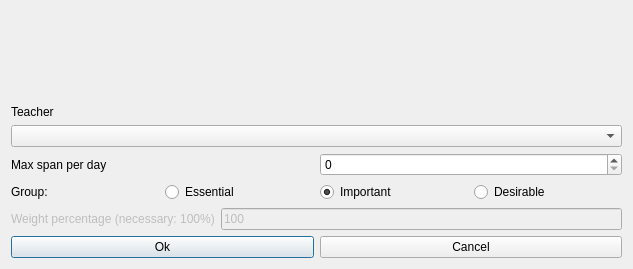
<?xml version="1.0" encoding="UTF-8"?>
<ui version="4.0">
 <class>ModifyConstraintTeacherMaxSpanPerDayForm_template</class>
 <widget class="QDialog" name="ModifyConstraintTeacherMaxSpanPerDayForm_template">
  <property name="geometry">
   <rect>
    <x>0</x>
    <y>0</y>
    <width>633</width>
    <height>269</height>
   </rect>
  </property>
  <property name="windowTitle">
   <string extracomment="This is the title of the dialog to modify a constraint of this type">Modify teacher max span per day</string>
  </property>
  <layout class="QVBoxLayout" name="verticalLayout_2">
   <item>
    <spacer name="spacer4">
     <property name="orientation">
      <enum>Qt::Vertical</enum>
     </property>
     <property name="sizeType">
      <enum>QSizePolicy::Expanding</enum>
     </property>
     <property name="sizeHint" stdset="0">
      <size>
       <width>99</width>
       <height>99</height>
      </size>
     </property>
    </spacer>
   </item>
   <item>
    <layout class="QVBoxLayout" name="verticalLayout">
     <item>
      <widget class="QLabel" name="teacherTextLabel">
       <property name="frameShape">
        <enum>QFrame::NoFrame</enum>
       </property>
       <property name="frameShadow">
        <enum>QFrame::Plain</enum>
       </property>
       <property name="text">
        <string>Teacher</string>
       </property>
       <property name="wordWrap">
        <bool>false</bool>
       </property>
      </widget>
     </item>
     <item>
      <widget class="QComboBox" name="teachersComboBox">
       <property name="editable">
        <bool>false</bool>
       </property>
       <property name="insertPolicy">
        <enum>QComboBox::NoInsert</enum>
       </property>
       <property name="autoCompletion">
        <bool>false</bool>
       </property>
       <property name="duplicatesEnabled">
        <bool>false</bool>
       </property>
      </widget>
     </item>
    </layout>
   </item>
   <item>
    <layout class="QHBoxLayout" name="horizontalLayout">
     <item>
      <widget class="QLabel" name="textLabel1">
       <property name="text">
        <string>Max span per day</string>
       </property>
       <property name="wordWrap">
        <bool>false</bool>
       </property>
      </widget>
     </item>
     <item>
      <widget class="QSpinBox" name="maxSpanSpinBox"/>
     </item>
    </layout>
   </item>
   <item>
    <layout class="QHBoxLayout" name="horizontalLayout_4">
     <item>
      <widget class="QLabel" name="groupTextLabel">
       <property name="text">
        <string>Group:</string>
       </property>
      </widget>
     </item>
     <item>
      <widget class="QRadioButton" name="essentialRadioButton">
       <property name="text">
        <string>Essential</string>
       </property>
      </widget>
     </item>
     <item>
      <widget class="QRadioButton" name="importantRadioButton">
       <property name="text">
        <string>Important</string>
       </property>
       <property name="checked">
        <bool>true</bool>
       </property>
      </widget>
     </item>
     <item>
      <widget class="QRadioButton" name="desirableRadioButton">
       <property name="text">
        <string>Desirable</string>
       </property>
      </widget>
     </item>
    </layout>
   </item>
   <item>
    <layout class="QHBoxLayout" name="horizontalLayout_2">
     <item>
      <widget class="QLabel" name="weightTextLabel">
       <property name="enabled">
        <bool>false</bool>
       </property>
       <property name="frameShape">
        <enum>QFrame::NoFrame</enum>
       </property>
       <property name="frameShadow">
        <enum>QFrame::Plain</enum>
       </property>
       <property name="text">
        <string>Weight percentage (necessary: 100%)</string>
       </property>
       <property name="wordWrap">
        <bool>false</bool>
       </property>
      </widget>
     </item>
     <item>
      <widget class="QLineEdit" name="weightLineEdit">
       <property name="enabled">
        <bool>false</bool>
       </property>
       <property name="text">
        <string notr="true">100</string>
       </property>
      </widget>
     </item>
    </layout>
   </item>
   <item>
    <layout class="QHBoxLayout">
     <item>
      <widget class="QPushButton" name="okPushButton">
       <property name="text">
        <string>Ok</string>
       </property>
      </widget>
     </item>
     <item>
      <widget class="QPushButton" name="cancelPushButton">
       <property name="text">
        <string>Cancel</string>
       </property>
      </widget>
     </item>
    </layout>
   </item>
  </layout>
 </widget>
 <layoutdefault spacing="6" margin="11"/>
 <resources/>
 <connections/>
</ui>
